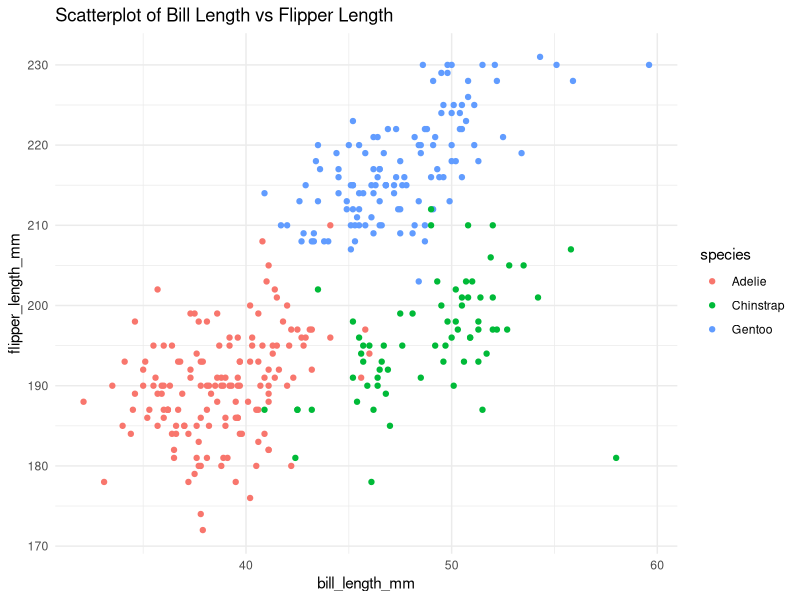

R code for this plot:
## ---- chunk 1
knitr::opts_chunk$set(echo = TRUE)
## ---- chunk 2
# Load the 'penguins' dataset from the 'palmerpenguins' package
data("penguins", package = "palmerpenguins")

# Get the number of rows in the 'penguins' dataset
nrow(penguins)

# Get the number of columns in the 'penguins' dataset
ncol(penguins)

# Display the structure of the 'penguins' dataset, including data types and first few entries
str(penguins)

# Calculate the mean of the 'flipper_length_mm' column, excluding any missing values (NA)
mean(penguins$flipper_length_mm, na.rm = TRUE)
## ---- chunk 3
# Load the ggplot2 library
library(ggplot2)

# Create a scatterplot
scatter_plot<-
  ggplot(data = penguins, aes(x = bill_length_mm, y = flipper_length_mm, colour = species)) +
  geom_point() +
  labs(title = "Scatterplot of Bill Length vs Flipper Length", x = "bill_length_mm", y = "flipper_length_mm") +
  theme_minimal()

# Save the plot to the project directory
ggsave("scatterplot.png", plot = scatter_plot, width = 6, height = 4, dpi = 300)
## ---- chunk 4
# Load the tidyverse package
library(tidyverse)
